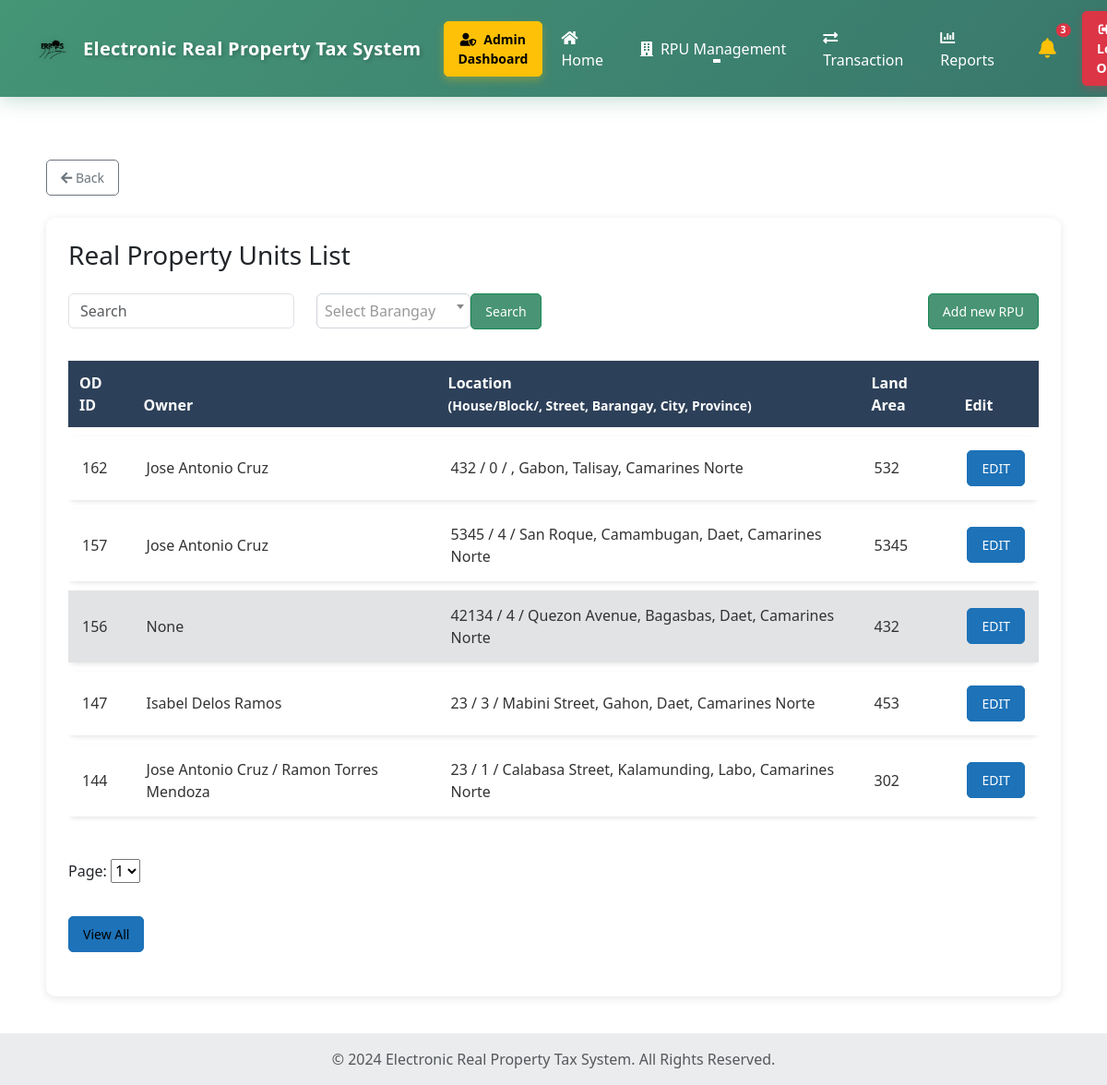
The app's page /Real-Property-Unit-List.php (signed in), older data.
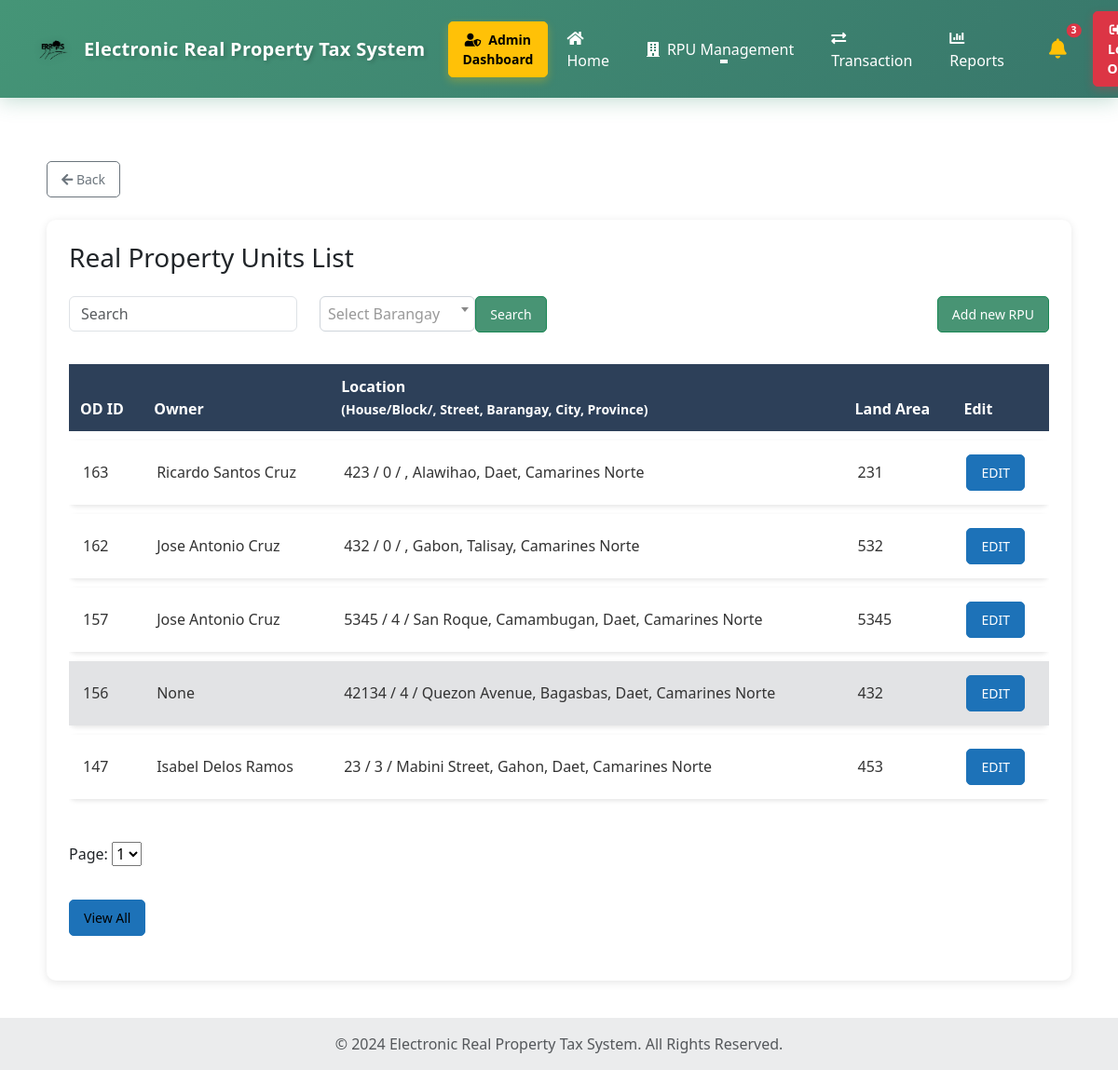
The same page, newer data.
### tables this page shows
CREATE TABLE `p_info` (
  `p_id` int(50) NOT NULL,
  `house_no` int(10) NOT NULL,
  `block_no` int(10) NOT NULL,
  `province` varchar(30) NOT NULL,
  `city` varchar(30) NOT NULL,
  `district` varchar(30) NOT NULL,
  `barangay` varchar(30) NOT NULL,
  `street` varchar(50) NOT NULL,
  `house_tag_no` int(10) NOT NULL,
  `land_area` int(50) NOT NULL,
  `desc_land` varchar(50) NOT NULL,
  `documents` varchar(30) NOT NULL,
  `created_at` timestamp NOT NULL DEFAULT current_timestamp(),
  `updated_at` timestamp NOT NULL DEFAULT current_timestamp() ON UPDATE current_timestamp(),
  `is_active` tinyint(1) NOT NULL DEFAULT 1,
  `disabled_at` datetime DEFAULT NULL,
  `disabled_by` int(11) DEFAULT NULL
);

### Real-Property-Unit-List.php (the view, shortened to what this page needs)
<?php
$conn = Database::getInstance();
$sql = "SELECT
  p.p_id,
  p.street,
  p.house_no,
  p.block_no,
  p.barangay AS barangay_name,
  p.district AS district_name,
  p.city AS municipality_name,
  p.province AS province_name,
  p.land_area,
  p.is_active,
  GROUP_CONCAT(DISTINCT CONCAT(o.own_fname, ' ', o.own_mname, ' ', o.own_surname) SEPARATOR ' / ') AS owner
FROM p_info p
LEFT JOIN faas f
  ON f.pro_id = p.p_id
LEFT JOIN propertyowner po
  ON po.property_id = p.p_id AND po.is_retained = 1
LEFT JOIN owners_tb o
  ON o.own_id = po.owner_id
GROUP BY p.p_id
ORDER BY p.p_id DESC";
$propertyUnits = [];
$result = $conn->query($sql);
if ($result) {
  if ($result->num_rows > 0) {
    while ($row = $result->fetch_assoc()) {
      $row['owner'] = isset($row['owner']) ? $row['owner'] : '';
      $propertyUnits[] = $row;
    }
  } else {
    $propertyUnits = [];
  }
} else {
  echo "SQL error: " . $conn->error;
  $propertyUnits = [];
}
?>
<!doctype html>
<html lang="en">
<head>
  <link href="https://cdn.jsdelivr.net/npm/bootstrap@5.3.2/dist/css/bootstrap.min.css" rel="stylesheet">
  <link href="https://cdn.jsdelivr.net/npm/select2@4.1.0-rc.0/dist/css/select2.min.css" rel="stylesheet" />
  <link rel="stylesheet" href="https://cdnjs.cloudflare.com/ajax/libs/font-awesome/5.15.4/css/all.min.css">
  <link rel="stylesheet" href="main_layout.css">
  <link rel="stylesheet" href="header.css">
  <link rel="stylesheet" href="Real-Property-Unit-List.css">
</head>
<body>
  <?php include 'header.php'; ?>
  <section class="container mt-5">
    <div class="mb-4 d-flex justify-content-start">
      <a href="Home.php" class="btn btn-outline-secondary btn-sm">
        <i class="fas fa-arrow-left"></i> Back
      </a>
    </div>
    <div class="card p-4">
      <h3 class="mb-4">Real Property Units List</h3>
      <div class="form-row mb-4">
        <div class="row mb-4 align-items-center">
          <div class="col-12 col-md-6 col-lg-3 mb-2 mb-md-0">
            <input type="text" class="form-control" id="searchInput" placeholder="Search" onkeyup="filterTable()">
          </div>
          <div class="col-10 col-sm-6 col-md-4 col-lg-4 mb-2 mb-md-0">
            <div class="d-flex">
              <button type="button" class="btn btn-success" onclick="filterTable()">Search</button>
            </div>
          </div>
          <div class="col-12 col-md-3 col-lg-5 text-md-end">
            <a href="Add-New-Real-Property-Unit.php" class="btn btn-success">Add new RPU</a>
          </div>
        </div>
        <div class="table-responsive">
          <table class="table table-bordered text-start modern-table" id="propertyTable">
            <thead>
              <tr>
                <th>OD ID</th>
                <th>Owner</th>
                <th>Location <br><small>(House/Block/, Street, Barangay, City, Province)</small></th>
                <th>Land Area</th>
                <th>Edit</th>
              </tr>
            </thead>
            <tbody id="tableBody">
              <?php foreach ($propertyUnits as $unit):
                $ownerRaw = isset($unit['owner']) ? $unit['owner'] : '';
                $owner = trim((string) $ownerRaw) !== '' ? $ownerRaw : 'None';
                $rowClass = ($unit['is_active'] == 0) ? 'table-secondary' : '';
                ?>
                <tr class="<?= $rowClass ?>">
                  <td><?= htmlspecialchars($unit['p_id']) ?></td>
                  <td><?= htmlspecialchars($owner) ?></td>
                  <td>
                    <?= htmlspecialchars("{$unit['house_no']} / {$unit['block_no']} / {$unit['street']}, {$unit['barangay_name']}, {$unit['municipality_name']}, {$unit['province_name']}") ?>
                  </td>
                  <td><?= htmlspecialchars($unit['land_area']) ?></td>
                  <td><a href="FAAS.php?id=<?= htmlspecialchars($unit['p_id']) ?>" class="btn btn-primary">EDIT</a></td>
                </tr>
              <?php endforeach; ?>
            </tbody>
          </table>
        </div>
        <div class="pagination-controls mt-3">
          <label for="pageSelect">Page: </label>
          <select id="pageSelect" onchange="changePage()"></select>
        </div>
        <div class="view-all-container d-flex mt-3">
          <div class="ml-auto">
            <button type="button" class="btn btn-info" data-bs-toggle="modal" data-bs-target="#viewAllModal">View
              All</button>
          </div>
        </div>
      </div>
  </section>
  <footer class="bg-body-tertiary text-center text-lg-start mt-auto">
    <div class="text-center p-3" style="background-color: rgba(0, 0, 0, 0.05);">
      <span class="text-muted">© 2024 Electronic Real Property Tax System. All Rights Reserved.</span>
    </div>
  </footer>
</body>
</html>

Row changes from the older to the newer data that the page shows:
no longer on this page (row unchanged): p_info: p_id "144", owner "Jose Antonio Cruz / Ramon Torres Mendoza", house_no+block_no+street "23 / 1 / Calabasa Street, Kalamunding, Labo, Camarines Norte", land_area "302"
added p_info: p_id "163", owner "Ricardo Santos Cruz", house_no+block_no+street "423 / 0 / , Alawihao, Daet, Camarines Norte", land_area "231"
